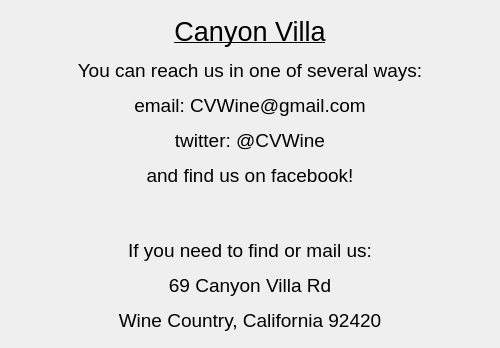
<?xml version="1.0" encoding="UTF-8"?>
<ui version="4.0">
 <class>Contact</class>
 <widget class="QDialog" name="Contact">
  <property name="geometry">
   <rect>
    <x>0</x>
    <y>0</y>
    <width>500</width>
    <height>348</height>
   </rect>
  </property>
  <property name="sizePolicy">
   <sizepolicy hsizetype="Fixed" vsizetype="Fixed">
    <horstretch>0</horstretch>
    <verstretch>0</verstretch>
   </sizepolicy>
  </property>
  <property name="windowTitle">
   <string>Dialog</string>
  </property>
  <layout class="QVBoxLayout" name="verticalLayout">
   <item>
    <widget class="QLabel" name="label">
     <property name="text">
      <string>&lt;html&gt;&lt;head/&gt;&lt;body&gt;&lt;p align=&quot;center&quot;&gt;&lt;span style=&quot; font-size:20pt; text-decoration: underline;&quot;&gt;Canyon Villa&lt;/span&gt;&lt;/p&gt;&lt;p align=&quot;center&quot;&gt;&lt;span style=&quot; font-size:14pt;&quot;&gt;You can reach us in one of several ways:&lt;/span&gt;&lt;/p&gt;&lt;p align=&quot;center&quot;&gt;&lt;span style=&quot; font-size:14pt;&quot;&gt;email: CVWine@gmail.com&lt;/span&gt;&lt;/p&gt;&lt;p align=&quot;center&quot;&gt;&lt;span style=&quot; font-size:14pt;&quot;&gt;twitter: @CVWine&lt;/span&gt;&lt;/p&gt;&lt;p align=&quot;center&quot;&gt;&lt;span style=&quot; font-size:14pt;&quot;&gt;and find us on facebook!&lt;/span&gt;&lt;/p&gt;&lt;p align=&quot;center&quot;&gt;&lt;br/&gt;&lt;/p&gt;&lt;p align=&quot;center&quot;&gt;&lt;span style=&quot; font-size:14pt;&quot;&gt;If you need to find or mail us:&lt;/span&gt;&lt;/p&gt;&lt;p align=&quot;center&quot;&gt;&lt;span style=&quot; font-size:14pt;&quot;&gt;69 Canyon Villa Rd&lt;/span&gt;&lt;/p&gt;&lt;p align=&quot;center&quot;&gt;&lt;span style=&quot; font-size:14pt;&quot;&gt;Wine Country, California 92420&lt;/span&gt;&lt;/p&gt;&lt;/body&gt;&lt;/html&gt;</string>
     </property>
    </widget>
   </item>
  </layout>
 </widget>
 <resources/>
 <connections/>
</ui>
